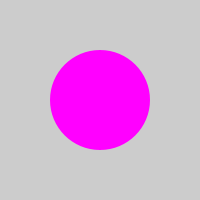
Frame 1 (no input)
Frame 60 (the mouse pressed at the canvas centre just before this capture): identical to frame 1, image omitted
Frame 120 (the mouse held since frame 60 and released just before this capture): identical to frame 1, image omitted

The Processing sketch that drew this single still picture (run headless with seeded random() and noise(); from frame 60 on, the mouse is pressed at the canvas centre):

// Processing sketch: sketch_2e
// ── sketch_2e.pde
void setup() {  
  size(200,200);
  ellipseMode(CORNER);
  noStroke();
  fill(255,0,255);
  ellipse(50,50,100,100); // make an ellipse
}
 
void draw() {
}
